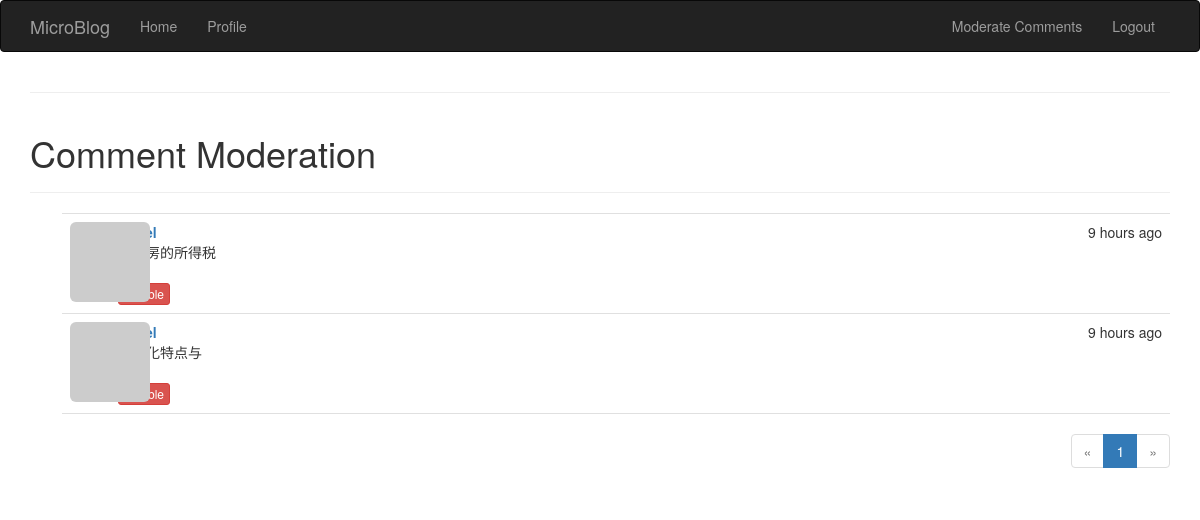
The page /moderate (signed in) on the database as committed earlier.
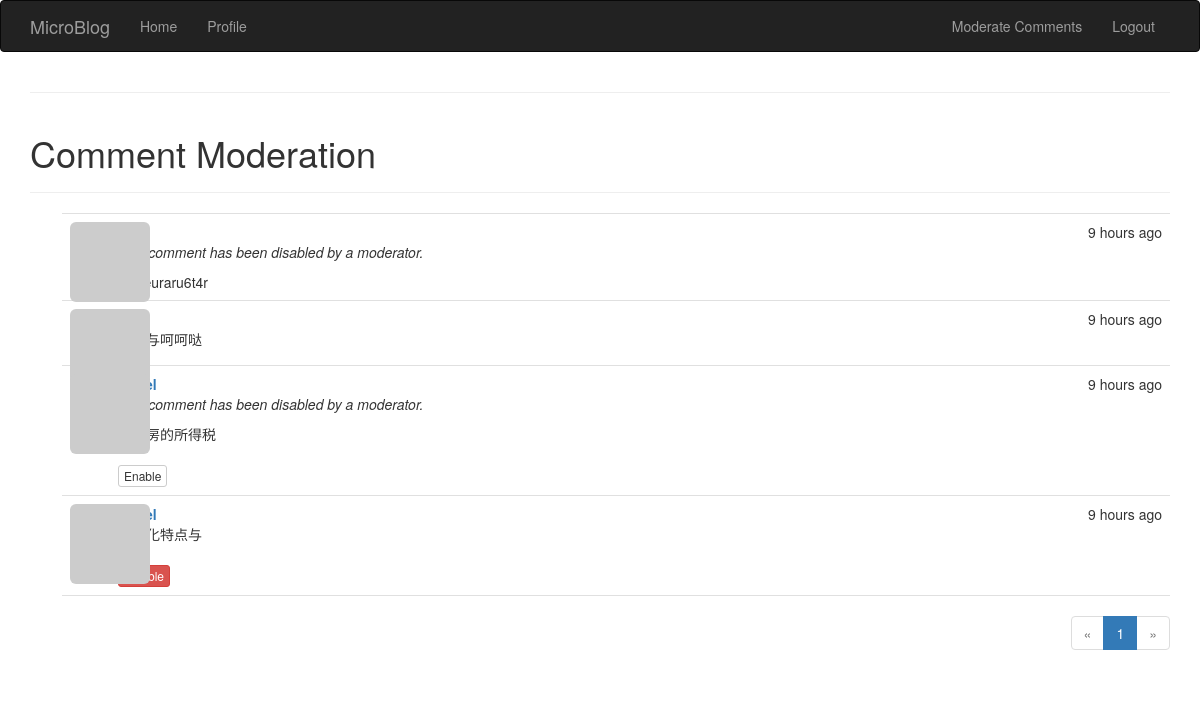
The same page on the database as committed later.
### app/models.py (models this page shows, shortened)
class Comment(db.Model):
    id = db.Column(db.Integer, primary_key=True)
    body = db.Column(db.Text)
    timestamp = db.Column(db.DateTime, index=True, default=datetime.utcnow)
    disabled = db.Column(db.Boolean)
    author_id = db.Column(db.Integer, db.ForeignKey('user.id'))
    post_id = db.Column(db.Integer, db.ForeignKey('post.id'))

### app/views.py (the view)
@app.route('/moderate')
@login_required
def moderate():
    page = request.args.get('page', 1, type=int)
    pagination = Comment.query.order_by(Comment.timestamp.desc()).paginate(
        page, per_page=current_app.config['FLASKY_COMMENTS_PER_PAGE'],
        error_out=False)
    comments = pagination.items
    return render_template('moderate.html', comments=comments,
                           pagination=pagination, page=page)

### app/models.py (called while the page is built)
    def gravatar(self, size=100, default='identicon', rating='g'):
        if request.is_secure:
            url = 'https://secure.gravatar.com/avatar'
        else:
            url = 'http://www.gravatar.com/avatar'
        hash = self.avatar_hash or hashlib.md5(
            self.email.encode('utf-8')).hexdigest()
        return '{url}/{hash}?s={size}&d={default}&r={rating}'.format(
            url=url, hash=hash, size=size, default=default, rating=rating)

### app/views.py (called while the page is built)
@lm.user_loader
def load_user(user_id):
    return User.query.get(int(user_id))

### app/templates/moderate.html (shortened to what this page needs)
{% extends "base.html" %}
{% import "_macros.html" as macros %}
{% block page_content %}
<div class="page-header">
    <h1>Comment Moderation</h1>
</div>
{% set moderate = True %}
{% include '_comments.html' %}
{% if pagination %}
<div class="pagination">
    {{ macros.pagination_widget(pagination, 'moderate') }}
</div>
{% endif %}
{% endblock %}

### app/templates/_comments.html
<ul class="comments">
    {% for comment in comments %}
    <li class="comment">
        <div class="comment-thumbnail">
            <a href="{{ url_for('users', user_id=comment.author.id) }}">
                <img class="img-rounded profile-thumbnail" src="{{ comment.author.gravatar(size=40) }}">
            </a>
        </div>
        <div class="comment-content">
            <div class="comment-date">{{ moment(comment.timestamp).fromNow() }}</div>
            <div class="comment-author"><a href="{{ url_for('users', user_id=comment.author.id) }}">{{ comment.author.name }}</a></div>
            <div class="comment-body">
                {% if comment.disabled %}
                <p><i>This comment has been disabled by a moderator.</i></p>
                {% endif %}
                {% if moderate or not comment.disabled %}
                    {% if comment.body_html %}
                        {{ comment.body_html | safe }}
                    {% else %}
                        {{ comment.body }}
                    {% endif %}
                {% endif %}
            </div>
            {% if moderate and comment.author_id == current_user.id %}
                <br>
                {% if comment.disabled  %}
                <a class="btn btn-default btn-xs" href="{{ url_for('moderate_enable', id=comment.id, page=page) }}">Enable</a>
                {% else %}
                <a class="btn btn-danger btn-xs" href="{{ url_for('moderate_disable', id=comment.id, page=page) }}">Disable</a>
                {% endif %}
            {% endif %}
        </div>
    </li>
    {% endfor %}
</ul>

Rows that differ between the two databases and show on the page:
added Comment: timestamp "9 hours ago", shows "This comment has been disabled by a moderator.", body "syhteuraru6t4r"
added Comment: timestamp "9 hours ago", body "个人与呵呵哒"
changed Comment "给乳房的所得税": now shows "This comment has been disabled by a moderator. Enable"
